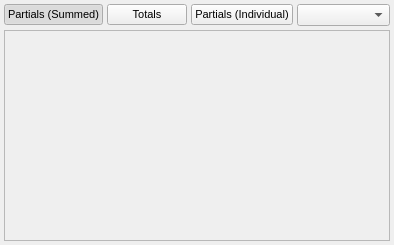
<?xml version="1.0" encoding="UTF-8"?>
<ui version="4.0">
 <class>RDFModuleWidget</class>
 <widget class="QWidget" name="RDFModuleWidget">
  <property name="geometry">
   <rect>
    <x>0</x>
    <y>0</y>
    <width>394</width>
    <height>245</height>
   </rect>
  </property>
  <property name="sizePolicy">
   <sizepolicy hsizetype="Expanding" vsizetype="Expanding">
    <horstretch>0</horstretch>
    <verstretch>0</verstretch>
   </sizepolicy>
  </property>
  <property name="font">
   <font>
    <pointsize>8</pointsize>
   </font>
  </property>
  <property name="windowTitle">
   <string>RDF Controls</string>
  </property>
  <layout class="QVBoxLayout" name="verticalLayout">
   <property name="spacing">
    <number>4</number>
   </property>
   <property name="leftMargin">
    <number>4</number>
   </property>
   <property name="topMargin">
    <number>4</number>
   </property>
   <property name="rightMargin">
    <number>4</number>
   </property>
   <property name="bottomMargin">
    <number>4</number>
   </property>
   <item>
    <layout class="QHBoxLayout" name="horizontalLayout">
     <item>
      <widget class="QPushButton" name="SummedPartialsButton">
       <property name="text">
        <string>Partials (Summed)</string>
       </property>
       <property name="checkable">
        <bool>true</bool>
       </property>
       <property name="checked">
        <bool>true</bool>
       </property>
       <property name="autoExclusive">
        <bool>true</bool>
       </property>
      </widget>
     </item>
     <item>
      <widget class="QPushButton" name="TotalsButton">
       <property name="text">
        <string>Totals</string>
       </property>
       <property name="checkable">
        <bool>true</bool>
       </property>
       <property name="autoExclusive">
        <bool>true</bool>
       </property>
      </widget>
     </item>
     <item>
      <widget class="QPushButton" name="IndividualPartialsButton">
       <property name="text">
        <string>Partials (Individual)</string>
       </property>
       <property name="checkable">
        <bool>true</bool>
       </property>
       <property name="autoExclusive">
        <bool>true</bool>
       </property>
      </widget>
     </item>
     <item>
      <widget class="QComboBox" name="PartialsTargetCombo">
       <property name="sizePolicy">
        <sizepolicy hsizetype="Expanding" vsizetype="Fixed">
         <horstretch>0</horstretch>
         <verstretch>0</verstretch>
        </sizepolicy>
       </property>
      </widget>
     </item>
    </layout>
   </item>
   <item>
    <widget class="QFrame" name="RDFPlotFrame">
     <property name="sizePolicy">
      <sizepolicy hsizetype="Expanding" vsizetype="Expanding">
       <horstretch>6</horstretch>
       <verstretch>0</verstretch>
      </sizepolicy>
     </property>
     <property name="acceptDrops">
      <bool>true</bool>
     </property>
     <property name="frameShape">
      <enum>QFrame::StyledPanel</enum>
     </property>
     <property name="frameShadow">
      <enum>QFrame::Sunken</enum>
     </property>
     <layout class="QVBoxLayout" name="verticalLayout_3">
      <property name="spacing">
       <number>0</number>
      </property>
      <property name="leftMargin">
       <number>0</number>
      </property>
      <property name="topMargin">
       <number>0</number>
      </property>
      <property name="rightMargin">
       <number>0</number>
      </property>
      <property name="bottomMargin">
       <number>0</number>
      </property>
      <item>
       <widget class="DataWidget" name="RDFPlotWidget" native="true">
        <property name="sizePolicy">
         <sizepolicy hsizetype="Expanding" vsizetype="Expanding">
          <horstretch>0</horstretch>
          <verstretch>0</verstretch>
         </sizepolicy>
        </property>
       </widget>
      </item>
     </layout>
    </widget>
   </item>
  </layout>
 </widget>
 <customwidgets>
  <customwidget>
   <class>DataWidget</class>
   <extends>QWidget</extends>
   <header>gui/datawidget.h</header>
   <container>1</container>
  </customwidget>
 </customwidgets>
 <resources>
  <include location="../../../gui/main.qrc"/>
 </resources>
 <connections/>
</ui>
